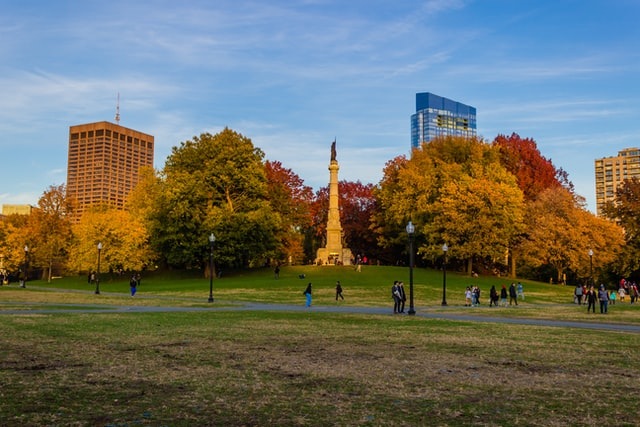
#> input picture learning/park.jpg, 640 x 427 px
$ python transformations.py
#> lines starting #> are read from the running program, lines starting #| are printed output that depends on the picture
import cv2 as cv
import numpy as np

img = cv.imread('park.jpg')
#> img is the input picture: shape (427, 640, 3); mean B, G, R 98.3, 110, 108.2

cv.imshow('Park', img)

# Translations
def translate(img, x, y):
#> called with x = 100, y = 100
    transMat = np.float32([[1,0,x],[0,1,y]])
    dimensions = (img.shape[1], img.shape[0])
#> dimensions = (640, 427)
    return cv.warpAffine(img, transMat, dimensions)
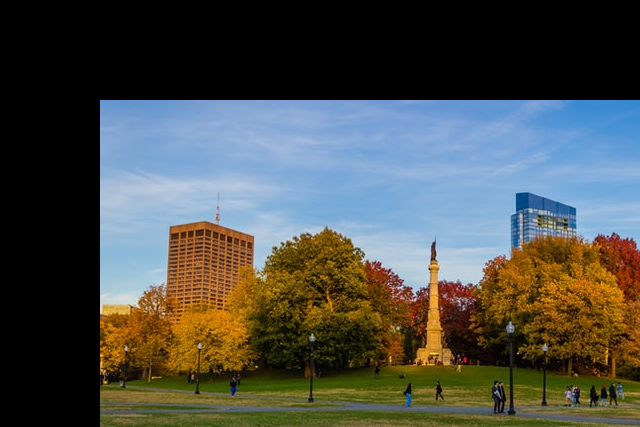
#> returned value: shape (427, 640, 3); mean of channels 0, 1, 2 72.9, 78.2, 75.3; drawn as B, G, R

# -x --> Left
# -y --> Up
# x --> Right
# y --> Down

translated = translate(img, 100, 100)
cv.imshow('Translated', translated)

# Rotation
def rotate(img, angle, rotPoint=None):
#> called with angle = 45
    (height, width)= img.shape[:2]
#> height = 427; width = 640

    if rotPoint is None:
        rotPoint = (width//2,height//2)
#> rotPoint = (320, 213)

    rotMat = cv.getRotationMatrix2D(rotPoint, angle, 1.0)
    dimensions = (width,height)
#> dimensions = (640, 427)
    return cv.warpAffine(img, rotMat, dimensions)
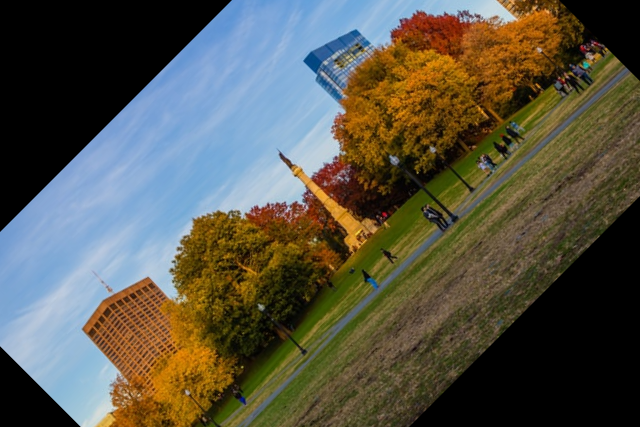
#> returned value: shape (427, 640, 3); mean of channels 0, 1, 2 72.4, 85.2, 87.3; drawn as B, G, R

rotated = rotate(img, 45)
cv.imshow('Rotated', rotated)

rotated_rotated = rotate(img,90)
#> call 2 of rotate, with angle = 90
#> in rotate (call 2), `return cv.warpAffine(img, rotMat, dimensions)`:
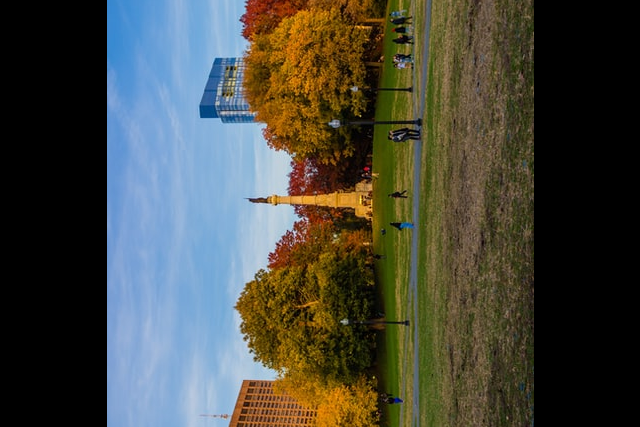
#> returned value: shape (427, 640, 3); mean of channels 0, 1, 2 63.2, 71.6, 70.4; drawn as B, G, R
cv.imshow('Rotated Rotated', rotated_rotated)

# Resizing
resized = cv.resize(img, (500, 500), interpolation = cv.INTER_CUBIC)
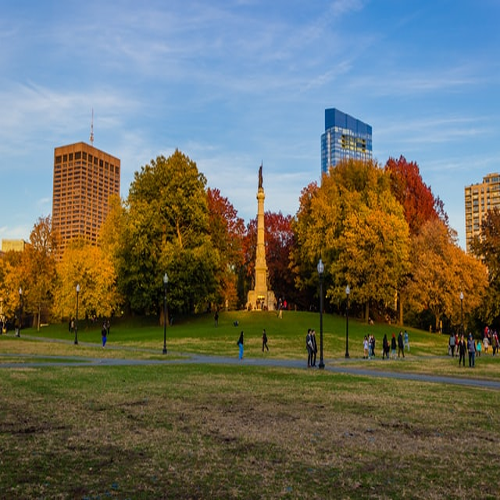
#> resized: shape (500, 500, 3); mean B, G, R 98.4, 110, 108.2
cv.imshow('Resize', resized)

# Flipping
flip = cv.flip(img, 0) # 0,1 or -1
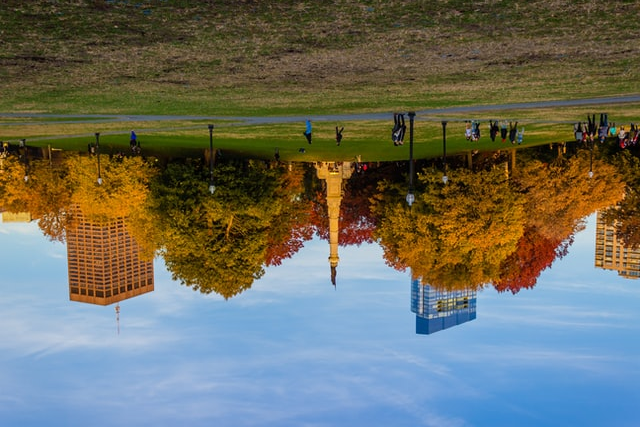
#> flip: shape (427, 640, 3); mean B, G, R 98.3, 110, 108.2
cv.imshow('Flip', flip)

# Cropping
cropped = img[200:400, 300:400]
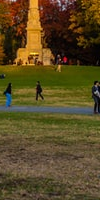
#> cropped: shape (200, 100, 3); mean B, G, R 35.2, 73.5, 89.6
cv.imshow('Cropped', cropped)
cv.waitKey(0)

$ run again, with learning/cats 2.jpg copied over learning/park.jpg
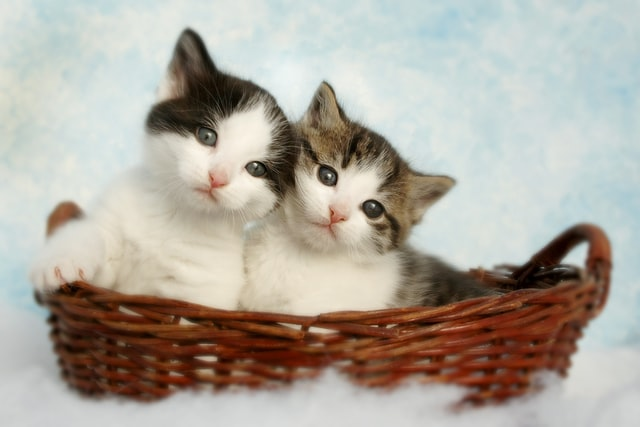
#> input picture learning/cats 2.jpg, 640 x 427 px
#> img is the input picture: shape (427, 640, 3); mean B, G, R 158.4, 168.5, 174.8
#> `flip = cv.flip(img, 0)`:
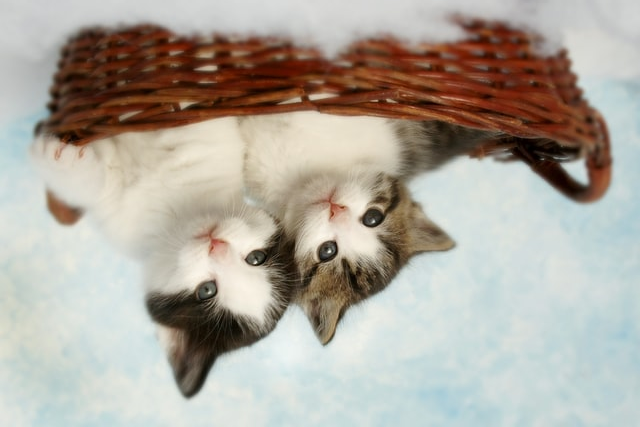
#> flip: shape (427, 640, 3); mean B, G, R 158.4, 168.5, 174.8
#> `cropped = img[200:400, 300:400]`:
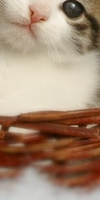
#> cropped: shape (200, 100, 3); mean B, G, R 118.7, 140, 166.1
